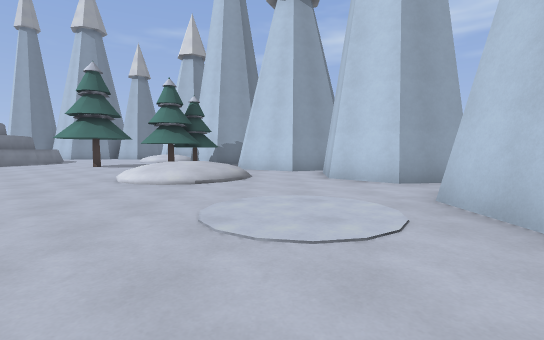
View 1 (above)

24 first-person views from a walk through a Godot game level. The camera is 1.3 m above the floor, tilts 4° down and sees 85° across. The floor is counted in squares, 2 m on a side. Each view is taken from the middle of a square. On the plan, view 1 faces up. The plan holds only what a view shows up to about 9 squares ahead; the rest is blank. The place goes on beyond the plan. Surface patterns are stand-ins for the level's own textures.

View 2
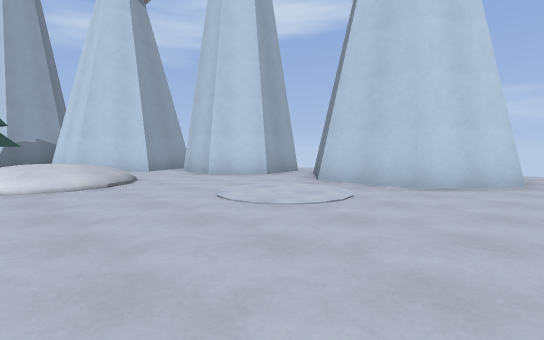

View 3
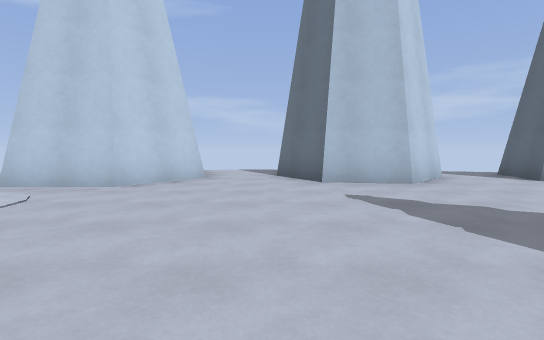

View 4
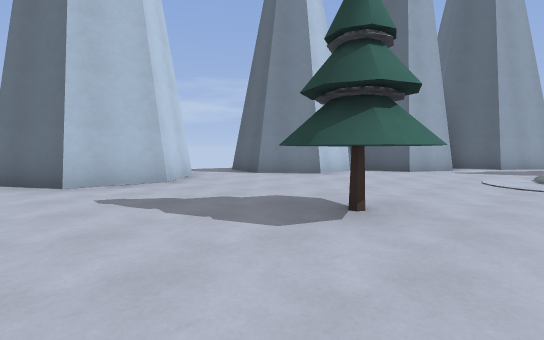

View 5
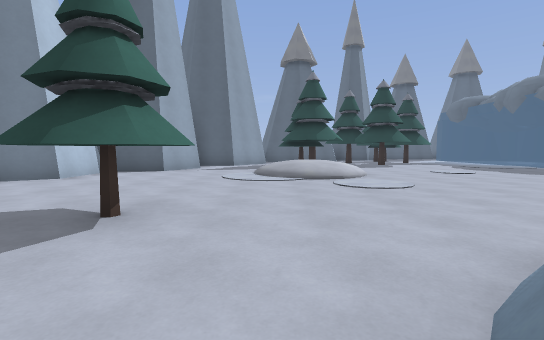

View 6
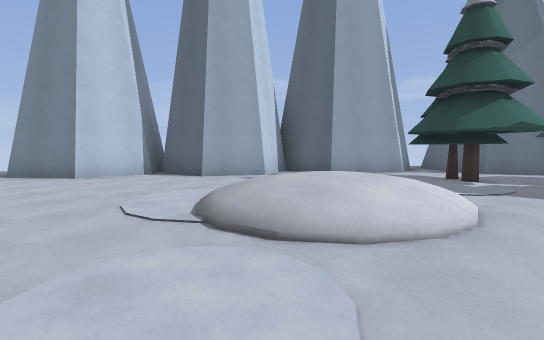

View 7
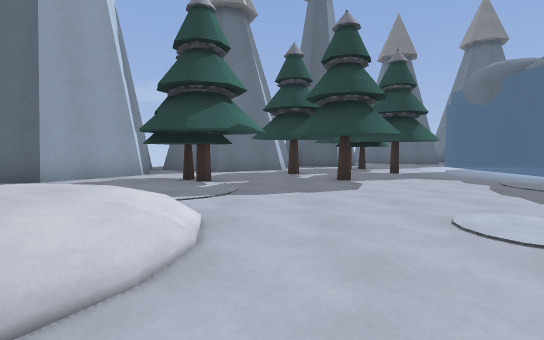

View 8
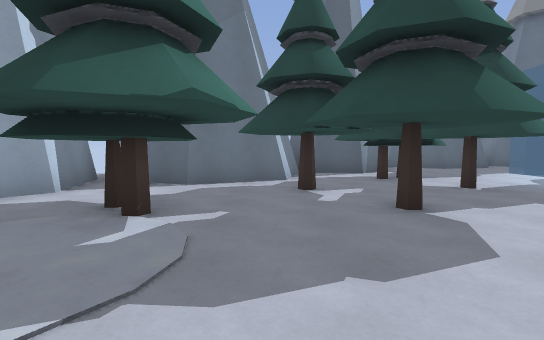

View 9
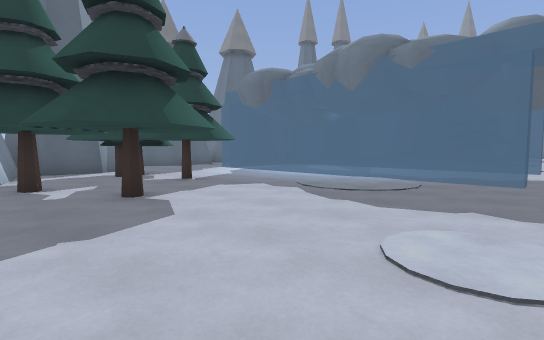

View 10
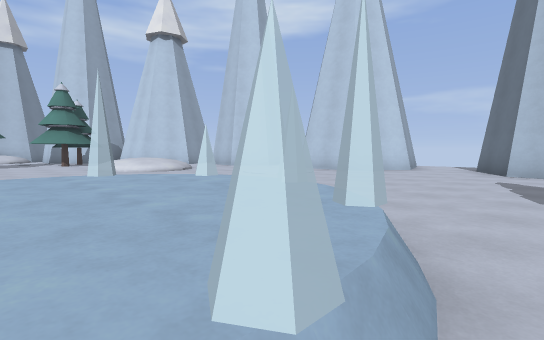

View 11
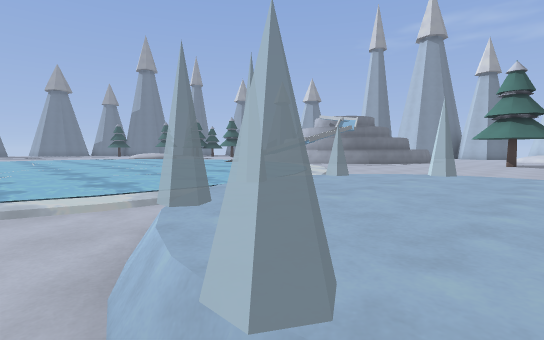

View 12
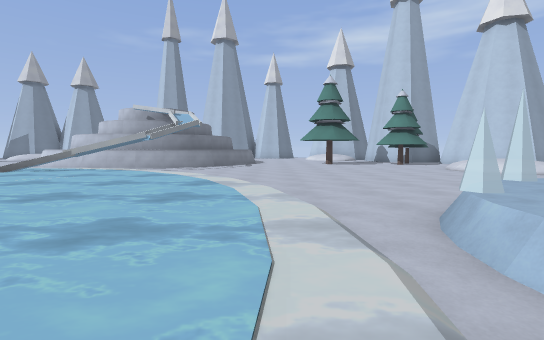

View 13
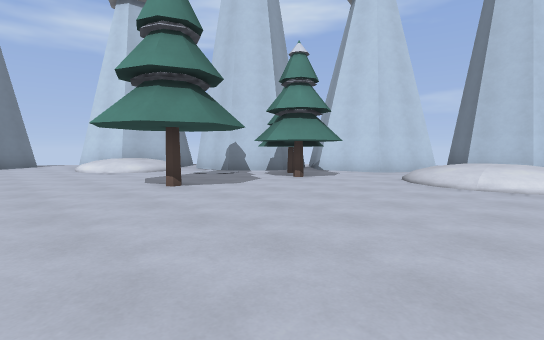

View 14
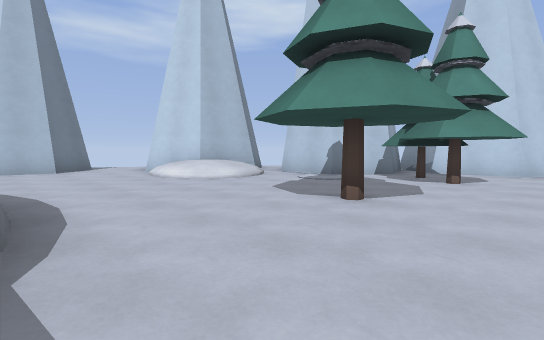

View 15
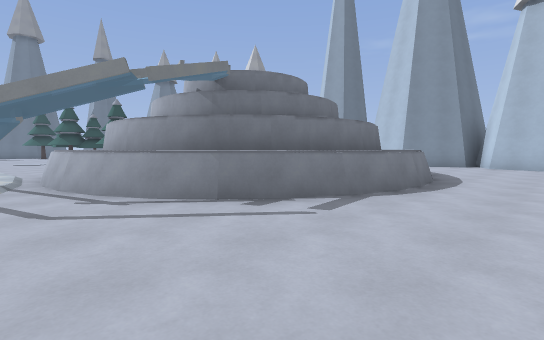

View 16
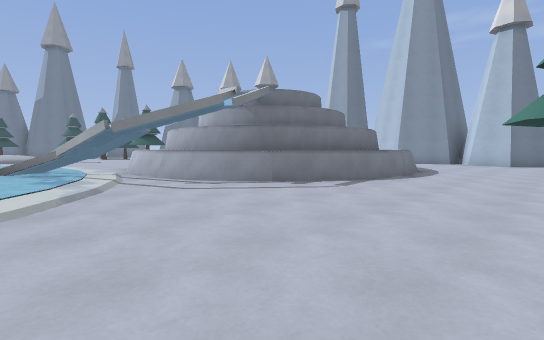

View 17
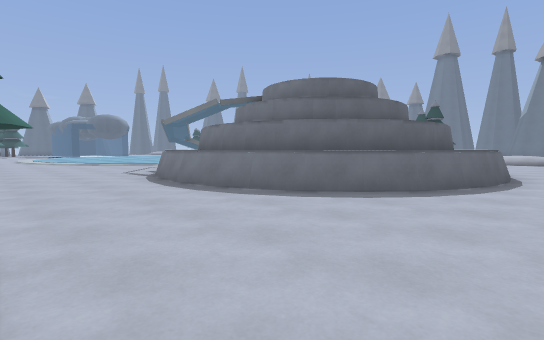

View 18
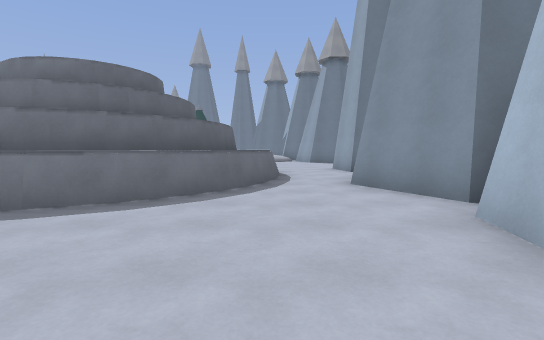

View 19
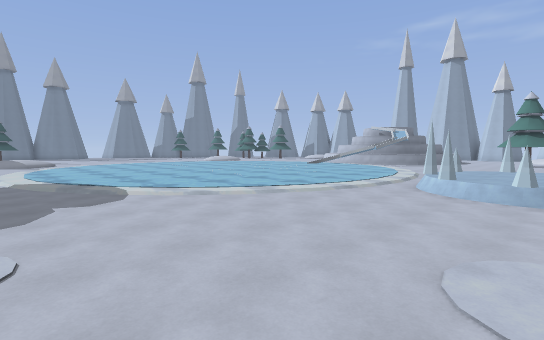

View 20
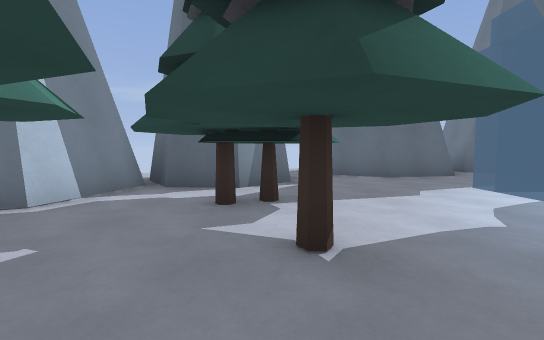

View 21
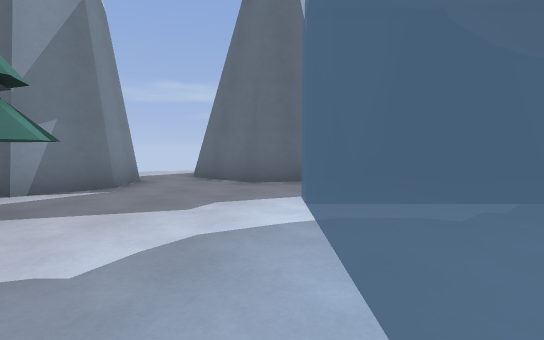

View 22
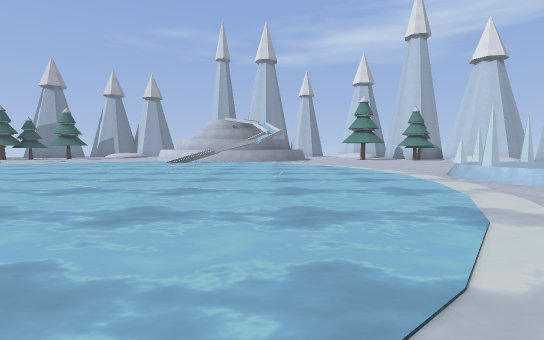

View 23
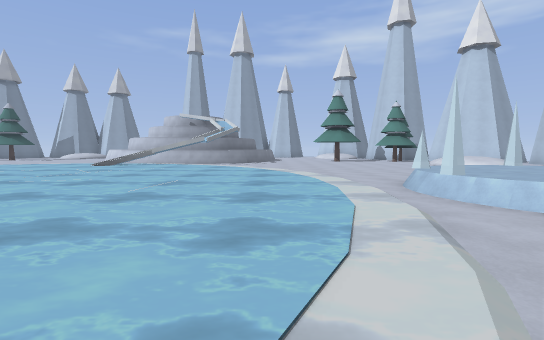

View 24
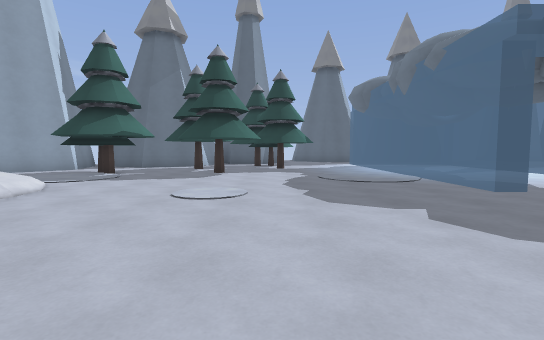

### Floor plan
Key: @ floor where view 1 was taken; # wall or solid block; x gap in a wall; . main floor; : floor 0.25 m higher than the main floor; + floor 0.75 m higher than the main floor; / step, stairs or slope; ~ water the walk can cross; ≈ water the walk keeps out of; ^ raised ledge.
Columns run from 16 left of view 1 to 6 right of it. Each row starts with its distance up from view 1.
 19 #..##..#..
 18 ..........#
 17 ^^^^......##
 16  ##^^....//###
 15    ##^....//.#
 14     #^^......#
 13      #^......###
 12      #^......###
 11     #^^...#.####
 10    ^^^......##.##
  9  ##^^...........###
  8 ^^^^.........///..#
  7 ~≈x ........./+/..#
  6 :/~~~........///..###
  5 ~~~~~~..............#
  4 ~~~~~~~............##
  3 ~~~~~~~..... ......#
  2 ~~~~~~~~.... ......#
  1 ~~~~~~~~.^^^^......##
  0 ~~~~~~~~.^^^^...@......
 -1 ~~~~~~~~.^^^^..........
 -2 ~~~~~~~~.^^^^......##
 -3 ~~~~~~~~...........##
 -4  ~~~~~~....... #...##
 -5   ~~~~~..............
 -6  ~~~~~................
 -7 ~~~~~..............##.
 -8 ~~~........///....##
 -9  ........../+/....#
-10  .. .......// ...###
-11  .. ......... ..##
-12  .. ............#
-13  .. ....#..##..##
-14  .. ........ .##
-15     ...#.#....#
-16     ...#...####
-17     ...##.##
-18     ....#.#
-19 .......####
-20 #..##..#
-21 ##.###..
-22  ###  ..

Where each view was taken, in squares from view 1:
view 1: 0 up, 0 right, facing up
view 2: 0 up, 3 left, facing up-right
view 3: 1 down, 3 left, facing right
view 4: 1 down, 3 left, facing down-right
view 5: 1 down, 3 left, facing down
view 6: 6 down, 6 left, facing down-right
view 7: 7 down, 6 left, facing down
view 8: 10 down, 6 left, facing down
view 9: 9 down, 6 left, facing down-left
view 10: 3 down, 6 left, facing up-right
view 11: 3 down, 5 left, facing up-left
view 12: 2 down, 9 left, facing up
view 13: 6 up, 9 left, facing up-right
view 14: 9 up, 10 left, facing up-right
view 15: 7 up, 8 left, facing up-left
view 16: 5 up, 7 left, facing up-left
view 17: 18 up, 7 left, facing down-left
view 18: 17 up, 7 left, facing left
view 19: 9 down, 5 left, facing up-left
view 20: 13 down, 9 left, facing down
view 21: 14 down, 12 left, facing down
view 22: 7 down, 12 left, facing up
view 23: 5 down, 10 left, facing up
view 24: 5 down, 9 left, facing down
